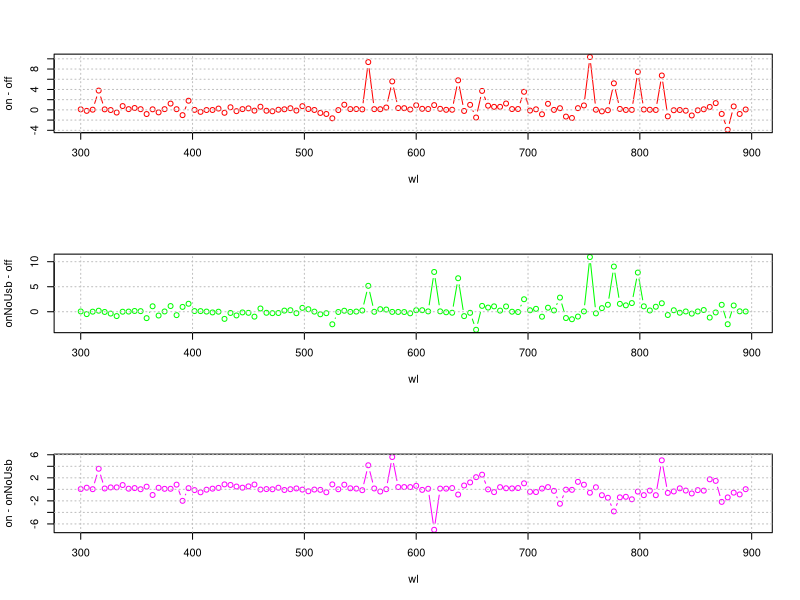
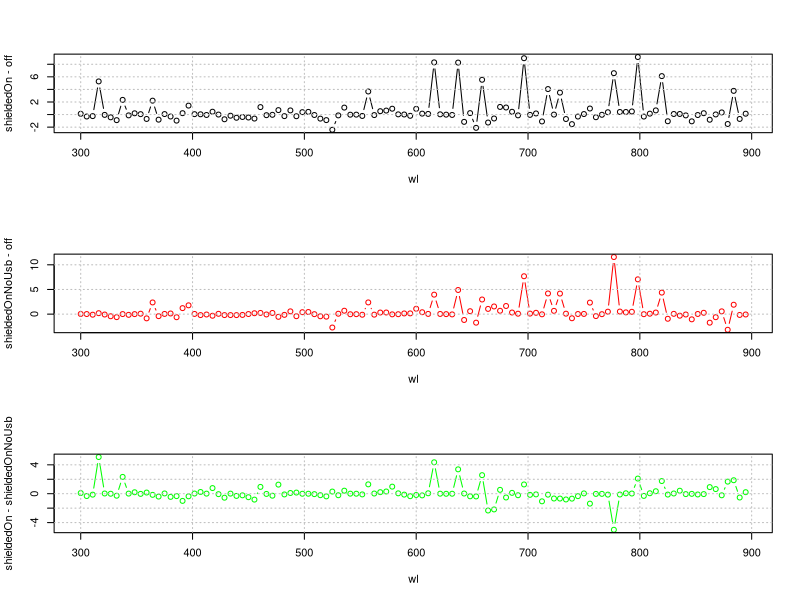
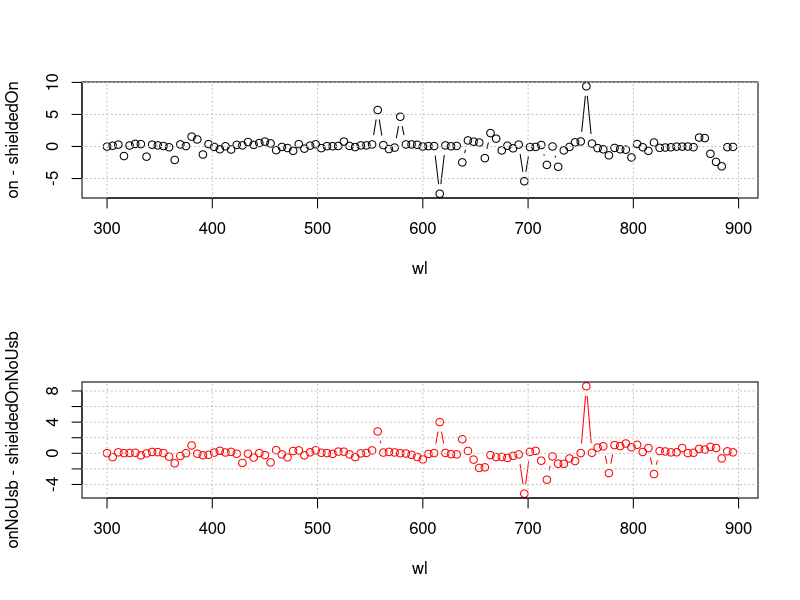
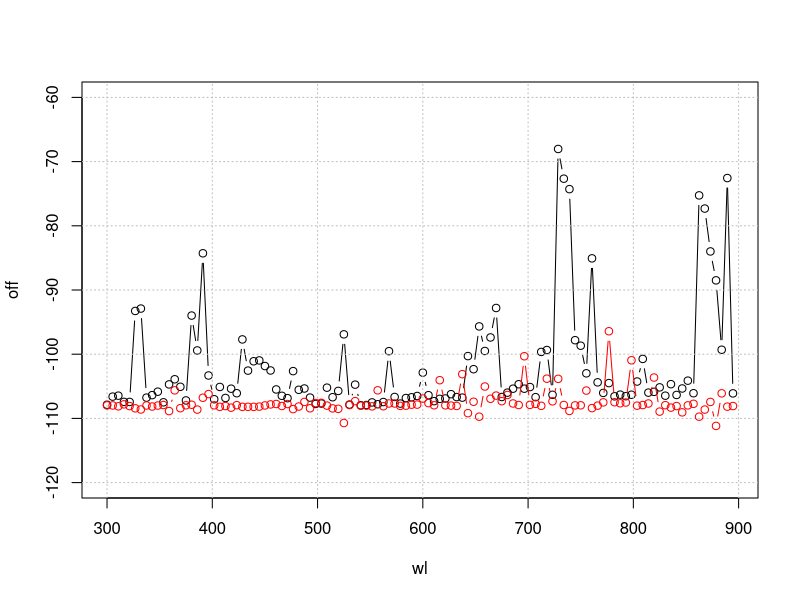

The R script that drew these images, in order:
setwd( "c:/projects/lcu03.git/controller-em-tests/em-data" )

doff <- read.csv( './off3m.csv', header=F, sep="\t", dec=".", skip=5 )
specSz <- length( doff[1,] )
sampleSz <- length( doff[,1] )
wl <- t( doff[1, 5:specSz] )[, 1]
off <- apply( doff[3:sampleSz, 5:specSz], 2, mean )

don <- read.csv( './on3m-init.csv', header=F, sep="\t", dec=".", skip=5 )
sampleSz <- length( don[,1] )
on <- apply( don[3:sampleSz, 5:specSz], 2, mean )

dOnNoUsb <- read.csv( './on3m-init-no-usb.csv', header=F, sep="\t", dec=".", skip=5 )
sampleSz <- length( dOnNoUsb[,1] )
onNoUsb <- apply( dOnNoUsb[3:sampleSz, 5:specSz], 2, mean )





dShieldedOn <- read.csv( './shielded-on3m-init.csv', header=F, sep="\t", dec=".", skip=5 )
sampleSz <- length( dShieldedOn[,1] )
shieldedOn <- apply( dShieldedOn[3:sampleSz, 5:specSz], 2, mean )

dShieldedOnNoUsb <- read.csv( './shielded-on3m-init-no-usb.csv', header=F, sep="\t", dec=".", skip=5 )
sampleSz <- length( dShieldedOnNoUsb[,1] )
shieldedOnNoUsb <- apply( dShieldedOnNoUsb[3:sampleSz, 5:specSz], 2, mean )



par(mfrow=c(3, 1))
plot( x=wl, y=on-off, type="b", col="red" )
grid( col="grey", lty="dotted" )

plot( x=wl, y=onNoUsb-off, type="b", col="green" )
grid( col="grey", lty="dotted" )

plot( x=wl, y=on-onNoUsb, type="b", col="magenta" )
grid( col="grey", lty="dotted" )



par(mfrow=c(3, 1))
plot( x=wl, y=shieldedOn-off, type="b", col="black" )
grid( col="grey", lty="dotted" )

plot( x=wl, y=shieldedOnNoUsb-off, type="b", col="red" )
grid( col="grey", lty="dotted" )

plot( x=wl, y=shieldedOn-shieldedOnNoUsb, type="b", col="green" )
grid( col="grey", lty="dotted" )





par(mfrow=c(2, 1))
plot( x=wl, y=on-shieldedOn, type="b", col="black" )
grid( col="grey", lty="dotted" )

plot( x=wl, y=onNoUsb-shieldedOnNoUsb, type="b", col="red" )
grid( col="grey", lty="dotted" )



par(mfrow=c(1, 1))
plot( x=wl, y=off, type="b", col="black", ylim=c(-120, -60) )
grid( col="grey", lty="dotted" )

lines( x=wl, y=shieldedOnNoUsb-off-108, type="b", col="red" )

